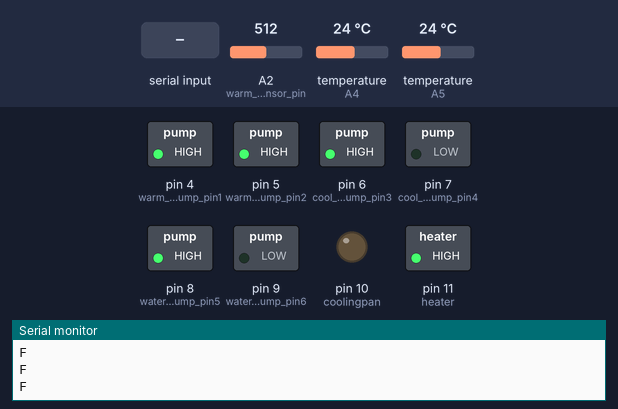
Simulated run of this sketch. Board: Arduino Uno, built with avr-gcc and run on an emulated ATmega328P. Shown: switched loads named in the sketch (green lamp = pin HIGH), output pins drawn as LEDs (lit = HIGH), the last lines printed to the serial monitor. The test bench sets the inputs (shaded band); at power-on: temperature (sensors on A4, A5) 24 °C, A2 (warm_water_level_sensor_pin) = 512.

Above: at 1.8 s.
1.9 s: "0" received over the second serial link
At 2.7 s:
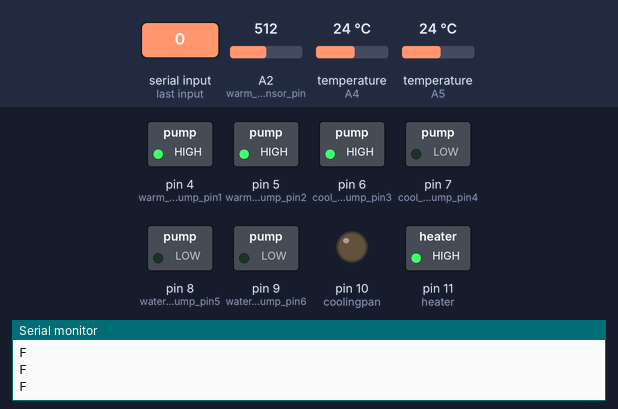
4.3 s: temperature (sensor on A4) set to 23.3 °C
At 5.8 s:
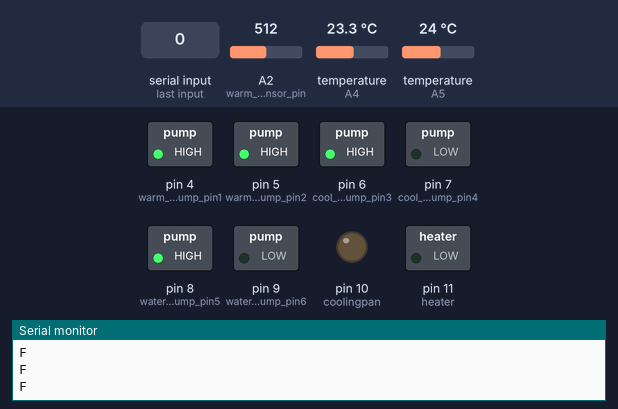
6.1 s: temperature (sensor on A5) set to 18.6 °C
7.6 s: temperature (sensor on A5) set to 17.4 °C
At 8.6 s:
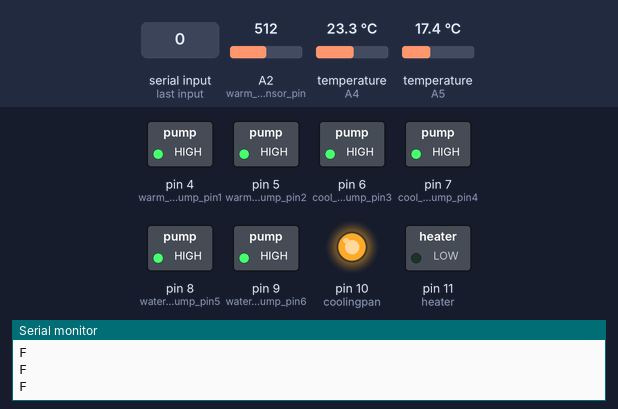
9.6 s: temperature (sensor on A4) set to 28 °C
At 11.0 s:
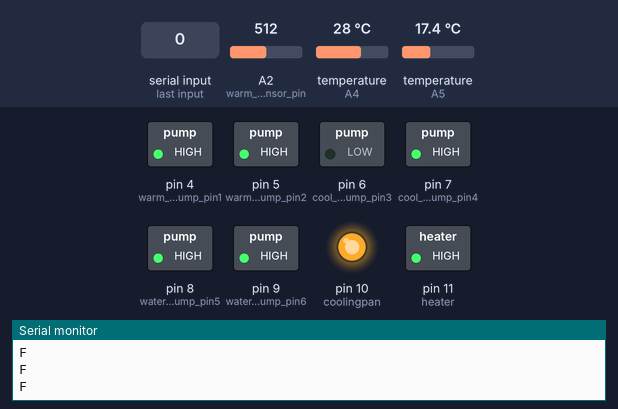
11.3 s: temperature (sensor on A5) set to 16.9 °C
12.8 s: temperature (sensor on A5) set to 16.1 °C
At 14.1 s:
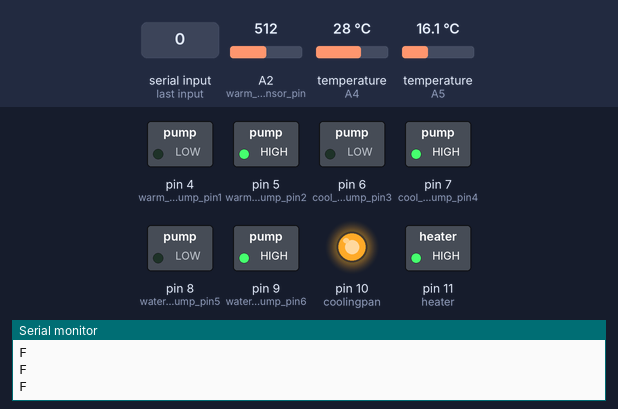
Timing chart, 0 to 15.8 s (numbered marks = the images above; inputs shaded):
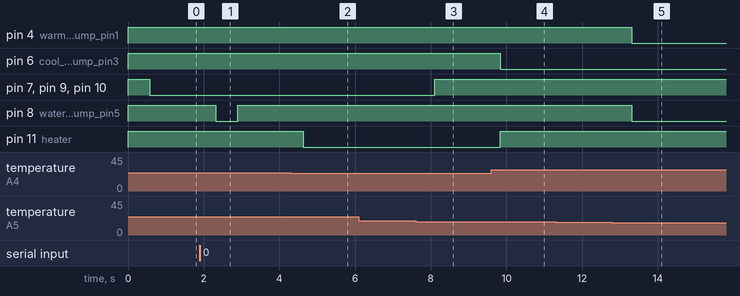

The sketch:

CST.ino
```cpp
//------------------------라이브러리------------------------------
#include <SoftwareSerial.h>  // 블루투스 통신을 위한 라이브러리
#include <OneWire.h> // 방수 프로스센서 라이브러리


//------------------------핀 설정--------------------------------
SoftwareSerial soft(2,3);
int ph_sensor_pin1 = A0;
int ph_sensor_pin2 = A1;
const int warm_water_level_sensor_pin = A2;    // 수위센서를 A2번 핀으로 연결
const int cool_water_level_sensor_pin = A3;    // 수위센서를 A3번 핀으로 연결
int warm_water_temperature_sensor_pin1 = A4;  // 온도센서를 A4번 핀으로 연결
int cool_water_temperature_sensor_pin2 = A5;  // 온도센서를 A5번 핀으로 연결

int warm_solenoid_pump_pin1 = 4;  //1, 3 수조에서 수조로
int warm_solenoid_pump_pin2 = 5;  //2, 4 수조에서 물탱크로
int cool_solenoid_pump_pin3 = 6;
int cool_solenoid_pump_pin4 = 7;
int watertank_solenoid_pump_pin5 = 8; // 물탱크에서 온수조로
int watertank_solenoid_pump_pin6 = 9; // 물탱크에서 냉수조로
int coolingpan = 10;
int heater = 11;

int warm_water_level_value;  // 수위 센서1의 값을 저장할 변수
int cool_water_level_value;  // 수위 센서2의 값을 저장할 변수


//Onewire(온도센서) 객체 생성
OneWire ds(warm_water_temperature_sensor_pin1);
OneWire ds_1(cool_water_temperature_sensor_pin2);


// 릴레이 모듈의 출력 상태 저장 변수
bool warm_solenoid_pump_state1 = false;
bool warm_solenoid_pump_state2 = false;
bool cool_solenoid_pump_state3 = false;
bool cool_solenoid_pump_state4 = false;
bool watertank_solenoid_pump_state5 = false;
bool watertank_solenoid_pump_state6 = false;


void setup() {

  Serial.begin(9600); // 시리얼 통신, 속도 9600
  soft.begin(9600);
  // 릴레이 모듈 초기화
  pinMode(warm_solenoid_pump_pin1, OUTPUT);
  pinMode(warm_solenoid_pump_pin2, OUTPUT);
  pinMode(cool_solenoid_pump_pin3, OUTPUT);
  pinMode(cool_solenoid_pump_pin4, OUTPUT);
  pinMode(watertank_solenoid_pump_pin5, OUTPUT);
  pinMode(watertank_solenoid_pump_pin6, OUTPUT);
  pinMode(coolingpan, OUTPUT);
  pinMode(heater, OUTPUT);

  // 모든 동작 초기상태 OFF
  digitalWrite(warm_solenoid_pump_pin1, HIGH);
  digitalWrite(warm_solenoid_pump_pin2, HIGH);
  digitalWrite(cool_solenoid_pump_pin3, HIGH);
  digitalWrite(cool_solenoid_pump_pin4, HIGH);
  digitalWrite(watertank_solenoid_pump_pin5, HIGH);
  digitalWrite(watertank_solenoid_pump_pin6, HIGH);
  digitalWrite(coolingpan, HIGH);
  digitalWrite(heater, HIGH);

  //analogReference(EXTERNAL);  // 외부 참조 전압 사용
}


void loop()
{

  //****릴레이

char data;
  //릴레이
   if(soft.available()){
   data=soft.read();

//Serial.println(data);
}

if(data=='1'){
      digitalWrite (watertank_solenoid_pump_pin5, HIGH);
  }
    if(data=='0'){
     digitalWrite (watertank_solenoid_pump_pin5, LOW);
  }
delay(500);
  Serial.println(data);
//****릴레이끝
  //수위 측정 후 변수에 저장
  warm_water_level_value=analogRead(warm_water_level_sensor_pin);
  //cool_water_level_value=analogRead(cool_water_level_sensor_pin);

  //온도 측정 후 변수에 저장
  float warm_water_temperature = getTemp();
  float cool_water_temperature = getTemp_1();


 //Serial.print(warm_water_level_value);
soft.print("999");

    soft.print(",");

    soft.print(warm_water_level_value);

    soft.print(",");

    soft.print(100);

    soft.print(",");

    soft.print(100);

    soft.print(",");

    soft.print(100);

    soft.print(",");

    soft.print(100);

    soft.print(",");

    soft.print(100);

    soft.print(",");

    soft.println("888");


   //--------------------------------------------수위조절-----------------------
   //if(warm_water_level_value>150) //온수조 수위가 일정수치 이상 높아진다면
    //digitalWrite(warm_solenoid_pump_pin2,LOW); //온수조에서 물탱크로 물 공급
    //else // 온수조 수위가 높아지지 않는다면
    //digitalWrite(warm_solenoid_pump_pin2,HIGH); // 정지

   // if(cool_water_level_value>150) //냉수조 수위가 일정수치 이상 높아진다면
    //digitalWrite(cool_solenoid_pump_pin4,LOW); //냉수조에서 물탱크로 물 공급
    //else // 냉수조 수위가 높아지지 않는다면
    //digitalWrite(cool_solenoid_pump_pin4,HIGH); // 정지

    // 접촉식 수위센서의 문제점 : 표면에 물방울이 많이 남아있다면 실제로 수위가 낮더라도 높게 판단할 가능성.
    // 따라서 수위센서에 물이 닿자마자 물이 빠지게 설계함으로서(접촉식 수위센서의 가장 하단부에만 물이 접촉하도록) 오류가능성 줄임
    // 이는 물탱크의 물이 많아지고 수조의 물이 적어질 경우의 수 발생
    // 만약 비접촉식 수위센서가 존재한다면 각 수조의 수위가 낮아질 때(접촉식 수위센서의 판단값이 0일 때) 물탱크에서 각 수조로 물 주수 : 위 기술한 문제점 해결
    // 결론 : 접촉식 수위센서는 수위가 높아짐을 판단. 비접촉식 수위센서는 수위가 낮아짐을 판단한다.

//-------------------------------------온수조----적정온도 24~26-------------------------
  //온도가 24도 미만일 때
  if(warm_water_temperature < 24)
  {
   digitalWrite(heater, LOW);
  }
  else digitalWrite(heater, HIGH);

 //온도가 26 초과일 때
  if(warm_water_temperature > 26)
  {
    digitalWrite(cool_solenoid_pump_pin3, LOW);  //필수 (냉수조에서 온수조로)
    digitalWrite(watertank_solenoid_pump_pin6, LOW); // 냉수조 물 빠진만큼 공급
  }
  else
  {
    digitalWrite(cool_solenoid_pump_pin3, HIGH);
    digitalWrite(watertank_solenoid_pump_pin6, HIGH);
  }
  /*
  else if((warm_water_temperature >= 24) && (warm_water_temperature <= 26)) //적정온도일 때
  {
    digitalWrite(heater, HIGH);
    digitalWrite(cool_solenoid_pump_pin3, HIGH);
    digitalWrite(watertank_solenoid_pump_pin6, HIGH);  //모든 장치 동작 정지
  }
*/

//----------------------------냉수조----적정온도 16~18------------------
//온도가 16.5도 미만일 때
   if(cool_water_temperature <16.5)
   {
    digitalWrite(warm_solenoid_pump_pin1, LOW); // 필수(온수조에서 냉수조로 물 공급)
    digitalWrite(watertank_solenoid_pump_pin5, LOW); // 온수조에 물 빠진만큼 물 공급
   }
   else
    {
    digitalWrite(warm_solenoid_pump_pin1, HIGH);
    digitalWrite(watertank_solenoid_pump_pin5, HIGH);
    }

     //온도가 18도 초과일 때
    if(cool_water_temperature > 18)
    {
    digitalWrite(cool_solenoid_pump_pin4, LOW);  // 냉수조에서 물탱크로 주수
    digitalWrite(watertank_solenoid_pump_pin6, LOW);  // 물탱크에서 냉수조로 주수
    digitalWrite(coolingpan, LOW);  //쿨링팬 작동
    }
    else
    {
      digitalWrite(cool_solenoid_pump_pin4, HIGH);
      digitalWrite(watertank_solenoid_pump_pin6, HIGH);
      digitalWrite(coolingpan, HIGH);
    }

/*
   else if((cool_water_temperature>=16.5)&& (cool_water_temperature<=18))
  {
    digitalWrite(coolingpan, HIGH);
    digitalWrite(warm_solenoid_pump_pin1, HIGH);
    digitalWrite(warm_solenoid_pump_pin5, HIGH);
    digitalWrite(cool_solenoid_pump_pin4, HIGH);
    digitalWrite(watertank_solenoid_pump_pin6, HIGH); //모든 장치 동작 정지
  }
  */
}


  // pH 센서1 값 읽기
  //float ph_value1 = analogRead(ph_sensor_pin1);
  //float ph_voltage1 = ph_value1 * (5.0 / 1023.0);  // 아날로그 값을 전압으로 변환
  //float ph1 = 3.5 * ph_voltage1;  // 전압 값을 pH 값으로 변환

  // pH 센서2 값 읽기
  //float ph_value2 = analogRead(ph_sensor_pin2);
  //float ph_voltage2 = ph_value2 * (5.0 / 1023.0);
  //float ph2 = 3.5 * ph_voltage2;


//--------------------------------------------------함수-------------------------------------------------------
// 온도센서 변환 함수
float getTemp(){                                   //온도 측정 후 반환하는 함수
 byte data[12];
 byte addr[8];
 if ( !ds.search(addr)) {
   ds.reset_search();
   return -1000;
 }
 if ( OneWire::crc8( addr, 7) != addr[7]) {
   Serial.println("CRC is not valid!");
   return -1000;
 }
 if ( addr[0] != 0x10 && addr[0] != 0x28) {
   Serial.print("Device is not recognized");
   return -1000;
 }
 ds.reset();
 ds.select(addr);
 ds.write(0x44,1);
 byte present = ds.reset();
 ds.select(addr);
 ds.write(0xBE);

 for (int i = 0; i < 9; i++) {
  data[i] = ds.read();
 }

 ds.reset_search();
 byte MSB = data[1];
 byte LSB = data[0];
 float tempRead = ((MSB << 8) | LSB);
 float TemperatureSum = tempRead / 16;
 return TemperatureSum;
}
float getTemp_1(){                                   //온도 측정 후 반환하는 함수
 byte data[12];
 byte addr[8];
 if ( !ds_1.search(addr)) {
   ds_1.reset_search();
   return -1000;
 }
 if ( OneWire::crc8( addr, 7) != addr[7]) {
   Serial.println("CRC is not valid!");
   return -1000;
 }
 if ( addr[0] != 0x10 && addr[0] != 0x28) {
   Serial.print("Device is not recognized");
   return -1000;
 }
 ds_1.reset();
 ds_1.select(addr);
 ds_1.write(0x44,1);
 byte present = ds_1.reset();
 ds_1.select(addr);
 ds_1.write(0xBE);

 for (int i = 0; i < 9; i++) {
  data[i] = ds_1.read();
 }

 ds_1.reset_search();
 byte MSB = data[1];
 byte LSB = data[0];
 float tempRead = ((MSB << 8) | LSB);
 float TemperatureSum = tempRead / 16;
 return TemperatureSum;
}
```

Measured:
- the behaviour switches between 24 and 23.9 °C on temperature (sensor on A4) (found by bisection; images 1 and 2)
- the behaviour switches between 18.1 and 18 °C on temperature (sensor on A5) (found by bisection; images 2 and 3)
- the behaviour switches between 16.5 and 16.4 °C on temperature (sensor on A5) (found by bisection; images 4 and 5)
- after the input at 1.9 s, pin 8 (watertank_solenoid_pump_pin5): HIGH → LOW after 0.41 s, → HIGH 0.58 s later
- after the input at 4.3 s, pin 11 (heater): HIGH → LOW after 0.33 s
- after the input at 7.6 s, pin 7 (cool_solenoid_pump_pin4), pin 9 (watertank_solenoid_pump_pin6), pin 10 (coolingpan): LOW → HIGH after 0.50 s
- after the input at 9.6 s, pin 6 (cool_solenoid_pump_pin3): HIGH → LOW after 0.24 s; pin 11 (heater): LOW → HIGH after 0.24 s
- after the input at 12.8 s, pin 4 (warm_solenoid_pump_pin1), pin 8 (watertank_solenoid_pump_pin5): HIGH → LOW after 0.51 s
